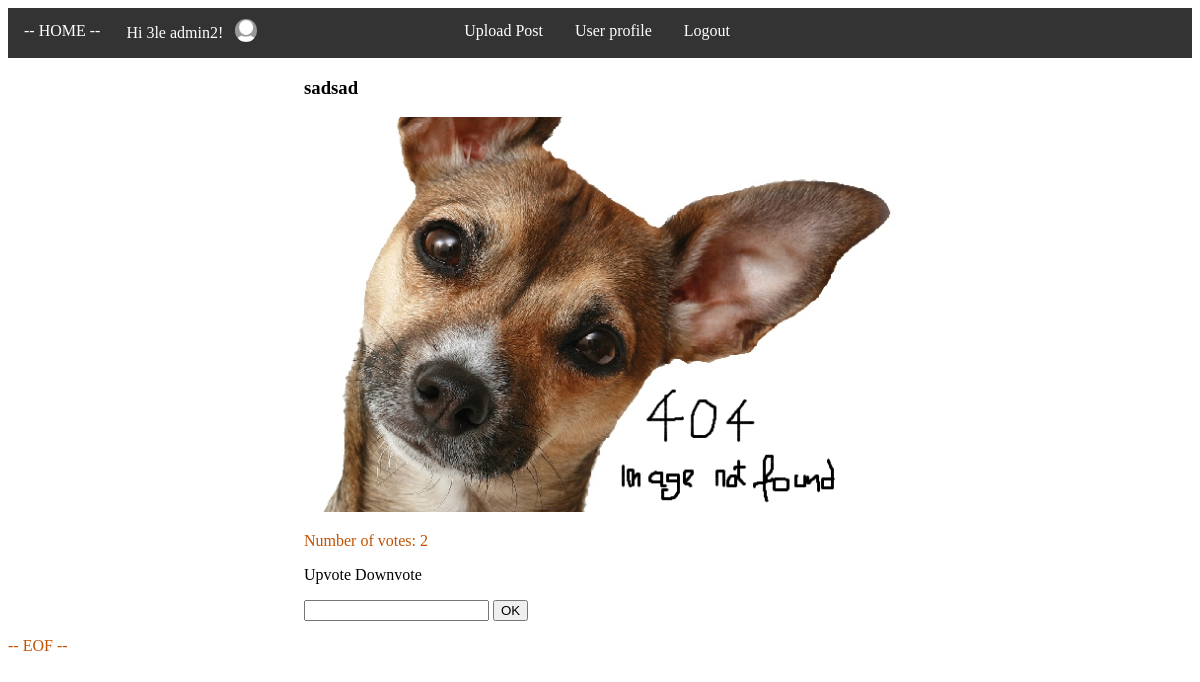
/1/ (signed in), run on an earlier commit of the app's database.
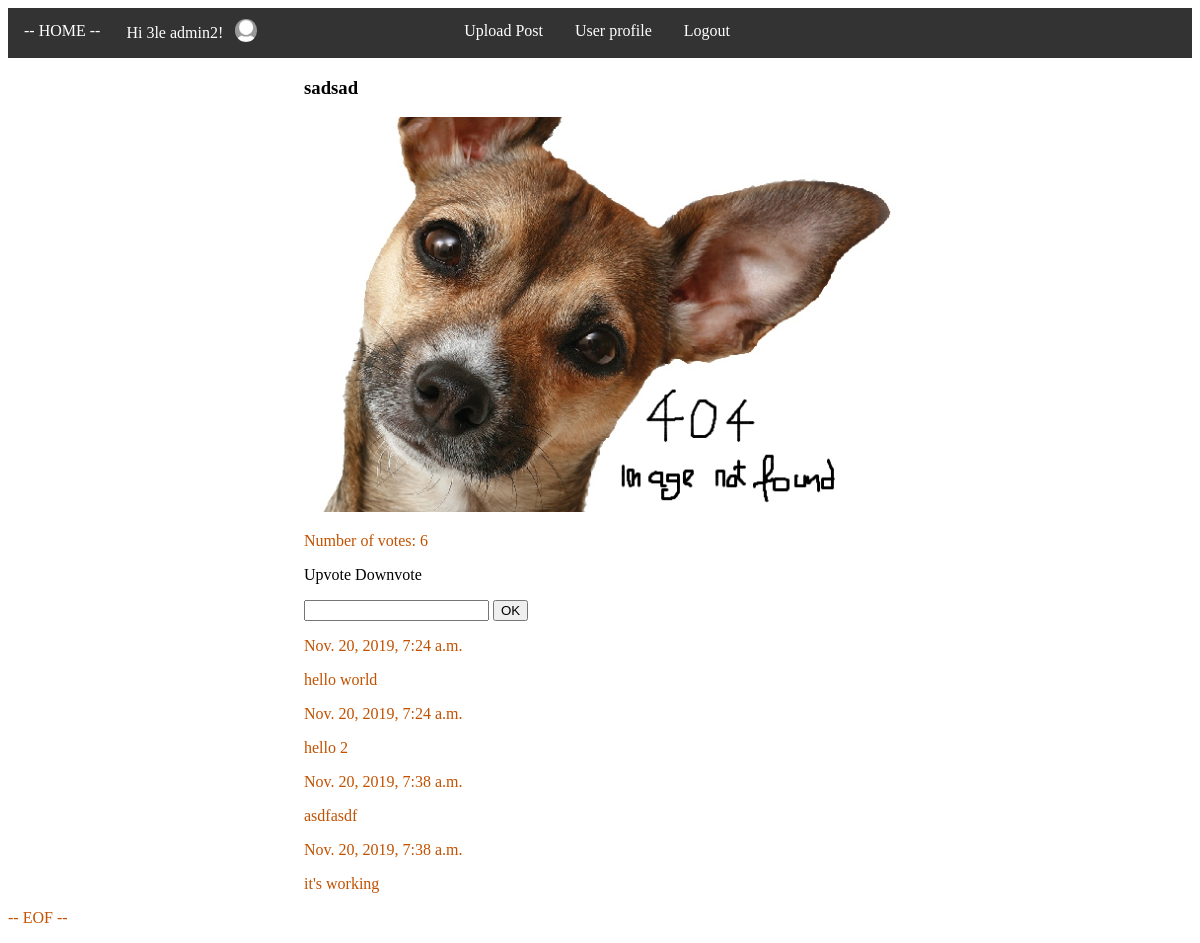
And on a later commit of the database.
### accounts/models.py (models this page shows, shortened)
class Profile(models.Model):
    user = models.OneToOneField(User, on_delete=models.CASCADE)
    description = models.TextField(max_length=500, blank=True)
    nickname = models.CharField(max_length=30, blank=True)
    photo = models.ImageField(
            upload_to= "images/",
            null = True,
            blank = True,)

### apps/models.py (models this page shows, shortened)
class Post(models.Model):
    title = models.CharField(max_length=30)
    votes = models.IntegerField(default=0)
    content = models.ImageField(
        upload_to='images/',
        default='images/404image.jpg'
        )
    post_owner = models.ForeignKey(User,
        on_delete=models.CASCADE,
        null=True,
        blank=True)

class Comment(models.Model):
    content = models.TextField(max_length=100)
    creation_date = models.DateTimeField(auto_now_add=True)
    related_post = models.ForeignKey(Post, on_delete=models.CASCADE)
    comment_owner = models.ForeignKey(User,
        on_delete=models.CASCADE,
        null=True,
        blank=True)

### apps/views.py (the view, shortened to what this page needs)
# urls.py: path('<int:pk>/', views.PostView.as_view(), name="detail"),
class PostView(DetailView):
    model = Post
    context_object_name = 'post'
    template_name = 'postdetail.html'
    def get_context_data(self, **kwargs):
        context = super().get_context_data(**kwargs)
        currentpost = get_object_or_404(Post, pk=self.kwargs['pk'])
        context['comment_list'] = Comment.objects.filter(related_post=currentpost)
        return context

### templates/postdetail.html (shortened to what this page needs)
{% extends 'base.html' %}
{% block content %}
    <ul>
    <li><a href="{% url 'apps:home' %}"> -- HOME -- </a></li>
    {% if user.is_authenticated %}
        <li> <p id="greeting"> Hi {{ user.profile.nickname }}! </p> </li>
        <li>
        {% if user.profile.photo %}
            <img class="profile" src="{{ user.profile.photo.url }}" alt="Profile picture">
        {% else %}
            <img class="profile" src="/media/images/default.png" alt="Default profile picture">
        {% endif %}
        </li>
        <li><a href="{% url 'apps:upload' %}" >Upload Post</a></li>
        <li><a href="{% url 'accounts:userdetail' user.id %}">User profile</a></li>
        <li><a href="{% url 'logout' %}">Logout</a></li>
    {% else %}
        <li><p>You are not logged in</p></li>
        <li><a href="{% url 'login' %}">Login</a></li>
    {% endif %}
    </ul>
    <div class="center">
        <h3>{{ post.title }}</h3>
        <img class="post" src="{{ post.content.url }}" alt="Post image failed to load">
        <p>Number of votes: {{post.votes}}<p>
        <a href="{% url 'apps:upvoteD' post.id %}" class="button">Upvote</a>
        <a href="{% url 'apps:downvoteD' post.id %}" class="button">Downvote</a>
        <form action="{% url 'apps:comment' post.id %}" method="post">
            <input type="text" name="com"/>
            <input type="submit" value="OK">
        </form>
        {% for comment in comment_list %}
            <p>{{ comment.creation_date }}</p>
            <p>{{ comment.content }}</p>
        {% endfor %}
    </div>
{% endblock %}

### templates/base.html (shortened to what this page needs)
<!DOCTYPE html>
<html>
<head>
  {% load static %}
  <link rel="stylesheet" type="text/css" href="{% static 'css/style.css'%}"/>
</head>
<body>
  <main>
    {% block content %}
    {% endblock %}
  </main>
  <p> -- EOF -- </p>
</body>
</html>

### static/css/style.css (style rules this page uses)
p { color: #C25100; }
a.button { -webkit-appearance: button; -moz-appearance: button; appearance: button; text-decoration: none; color: initial; }
.center { margin: auto; width: 50%; }
img.post { max-width: 100%; height: auto; }
ul { list-style-type: none; margin: 0; padding: 0; overflow: hidden; background-color: #333; position: -webkit-sticky; position: sticky; top: 0; }
li { float: left; }
li a { display: block; color: white; text-align: center; padding: 14px 16px; text-decoration: none; }
img.profile { border-radius: 50%; max-width: 10%; height: auto; margin: 5%; }
p#greeting { margin-left: 10px; color: #FFFF; }

What changed in the data, as far as the page shows it:
changed Post "sadsad": votes "2" → "6"
added Comment: creation_date "Nov. 20, 2019, 7:24 a.m.", content "hello world"
added Comment: creation_date "Nov. 20, 2019, 7:24 a.m.", content "hello 2"
added Comment: creation_date "Nov. 20, 2019, 7:38 a.m.", content "asdfasdf"
added Comment: creation_date "Nov. 20, 2019, 7:38 a.m.", content "it's working"
